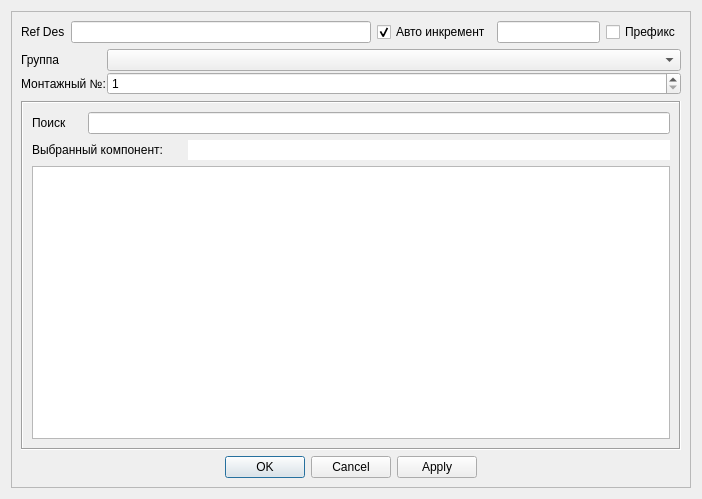
<?xml version="1.0" encoding="UTF-8"?>
<ui version="4.0">
 <class>Add_Element</class>
 <widget class="QDialog" name="Add_Element">
  <property name="windowModality">
   <enum>Qt::ApplicationModal</enum>
  </property>
  <property name="geometry">
   <rect>
    <x>0</x>
    <y>0</y>
    <width>702</width>
    <height>499</height>
   </rect>
  </property>
  <property name="minimumSize">
   <size>
    <width>263</width>
    <height>170</height>
   </size>
  </property>
  <property name="maximumSize">
   <size>
    <width>2000</width>
    <height>2000</height>
   </size>
  </property>
  <property name="windowTitle">
   <string>Добавить элемент</string>
  </property>
  <property name="windowIcon">
   <iconset resource="Resourses.qrc">
    <normaloff>:/images/Logo.png</normaloff>:/images/Logo.png</iconset>
  </property>
  <property name="modal">
   <bool>true</bool>
  </property>
  <layout class="QVBoxLayout" name="verticalLayout">
   <item>
    <widget class="QScrollArea" name="scrollArea">
     <property name="widgetResizable">
      <bool>true</bool>
     </property>
     <widget class="QWidget" name="scrollAreaWidgetContents">
      <property name="geometry">
       <rect>
        <x>0</x>
        <y>0</y>
        <width>678</width>
        <height>475</height>
       </rect>
      </property>
      <layout class="QVBoxLayout" name="verticalLayout_3">
       <item>
        <layout class="QHBoxLayout" name="horizontalLayout_2">
         <item>
          <widget class="QLabel" name="label">
           <property name="text">
            <string>Ref Des</string>
           </property>
          </widget>
         </item>
         <item>
          <widget class="QLineEdit" name="ref_des_ldt">
           <property name="minimumSize">
            <size>
             <width>300</width>
             <height>0</height>
            </size>
           </property>
          </widget>
         </item>
         <item>
          <widget class="QCheckBox" name="increment_chb">
           <property name="text">
            <string>Авто инкремент</string>
           </property>
           <property name="checked">
            <bool>true</bool>
           </property>
          </widget>
         </item>
         <item>
          <widget class="QLineEdit" name="prefix_ldt"/>
         </item>
         <item>
          <widget class="QCheckBox" name="prefix_chb">
           <property name="text">
            <string>Префикс</string>
           </property>
          </widget>
         </item>
        </layout>
       </item>
       <item>
        <layout class="QFormLayout" name="formLayout">
         <property name="horizontalSpacing">
          <number>1</number>
         </property>
         <property name="verticalSpacing">
          <number>1</number>
         </property>
         <item row="0" column="0">
          <widget class="QLabel" name="label_2">
           <property name="text">
            <string>Группа</string>
           </property>
          </widget>
         </item>
         <item row="0" column="1">
          <widget class="QComboBox" name="comboBox"/>
         </item>
         <item row="1" column="0">
          <widget class="QLabel" name="label_3">
           <property name="text">
            <string>Монтажный №:</string>
           </property>
          </widget>
         </item>
         <item row="1" column="1">
          <widget class="QSpinBox" name="mount_box">
           <property name="minimum">
            <number>1</number>
           </property>
           <property name="maximum">
            <number>10000</number>
           </property>
          </widget>
         </item>
        </layout>
       </item>
       <item>
        <widget class="QFrame" name="frame">
         <property name="frameShape">
          <enum>QFrame::Box</enum>
         </property>
         <property name="frameShadow">
          <enum>QFrame::Sunken</enum>
         </property>
         <layout class="QVBoxLayout" name="verticalLayout_2">
          <item>
           <layout class="QFormLayout" name="formLayout_2">
            <item row="0" column="0">
             <widget class="QLabel" name="label_4">
              <property name="minimumSize">
               <size>
                <width>50</width>
                <height>0</height>
               </size>
              </property>
              <property name="maximumSize">
               <size>
                <width>50</width>
                <height>16777215</height>
               </size>
              </property>
              <property name="text">
               <string>Поиск</string>
              </property>
             </widget>
            </item>
            <item row="0" column="1">
             <widget class="QLineEdit" name="search_ldt"/>
            </item>
           </layout>
          </item>
          <item>
           <layout class="QHBoxLayout" name="horizontalLayout">
            <item>
             <widget class="QLabel" name="label_5">
              <property name="minimumSize">
               <size>
                <width>150</width>
                <height>20</height>
               </size>
              </property>
              <property name="maximumSize">
               <size>
                <width>150</width>
                <height>20</height>
               </size>
              </property>
              <property name="text">
               <string>Выбранный компонент:</string>
              </property>
             </widget>
            </item>
            <item>
             <widget class="QLabel" name="element_lbl">
              <property name="minimumSize">
               <size>
                <width>0</width>
                <height>20</height>
               </size>
              </property>
              <property name="maximumSize">
               <size>
                <width>16777215</width>
                <height>20</height>
               </size>
              </property>
              <property name="styleSheet">
               <string notr="true">background-color: rgb(255, 255, 255);</string>
              </property>
              <property name="text">
               <string/>
              </property>
             </widget>
            </item>
           </layout>
          </item>
          <item>
           <widget class="QTableView" name="tableView">
            <property name="editTriggers">
             <set>QAbstractItemView::AnyKeyPressed|QAbstractItemView::DoubleClicked|QAbstractItemView::EditKeyPressed</set>
            </property>
           </widget>
          </item>
         </layout>
        </widget>
       </item>
       <item>
        <widget class="QDialogButtonBox" name="buttonBox">
         <property name="standardButtons">
          <set>QDialogButtonBox::Apply|QDialogButtonBox::Cancel|QDialogButtonBox::Ok</set>
         </property>
         <property name="centerButtons">
          <bool>true</bool>
         </property>
        </widget>
       </item>
      </layout>
     </widget>
    </widget>
   </item>
  </layout>
 </widget>
 <resources>
  <include location="Resourses.qrc"/>
 </resources>
 <connections>
  <connection>
   <sender>buttonBox</sender>
   <signal>accepted()</signal>
   <receiver>Add_Element</receiver>
   <slot>accept()</slot>
   <hints>
    <hint type="sourcelabel">
     <x>130</x>
     <y>133</y>
    </hint>
    <hint type="destinationlabel">
     <x>131</x>
     <y>84</y>
    </hint>
   </hints>
  </connection>
  <connection>
   <sender>buttonBox</sender>
   <signal>rejected()</signal>
   <receiver>Add_Element</receiver>
   <slot>reject()</slot>
   <hints>
    <hint type="sourcelabel">
     <x>130</x>
     <y>133</y>
    </hint>
    <hint type="destinationlabel">
     <x>131</x>
     <y>84</y>
    </hint>
   </hints>
  </connection>
 </connections>
</ui>
